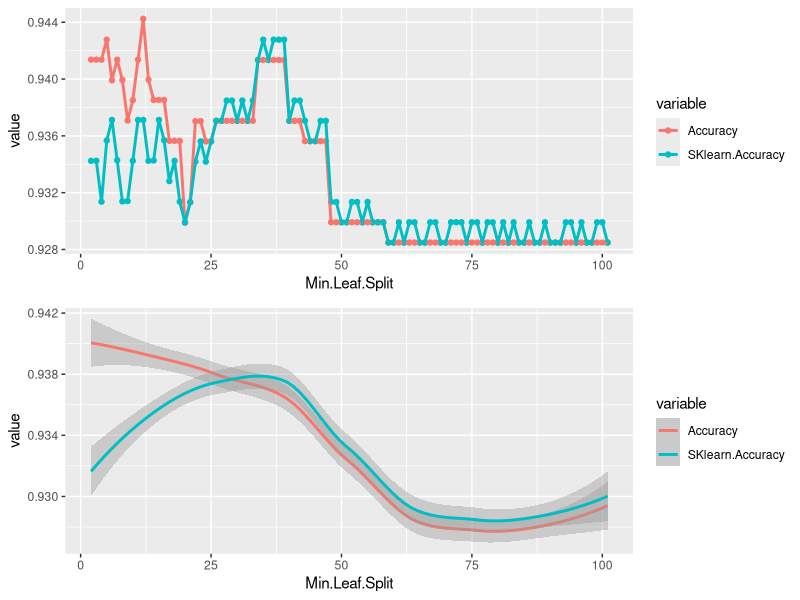
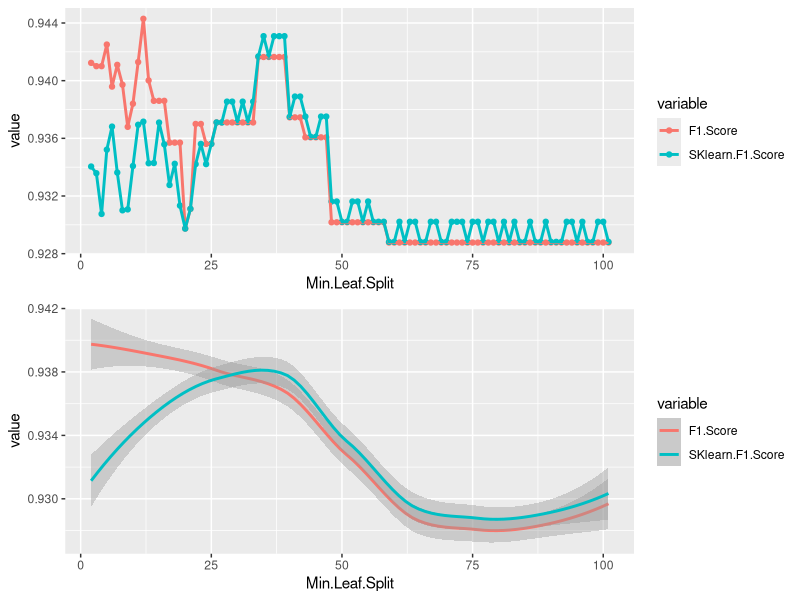
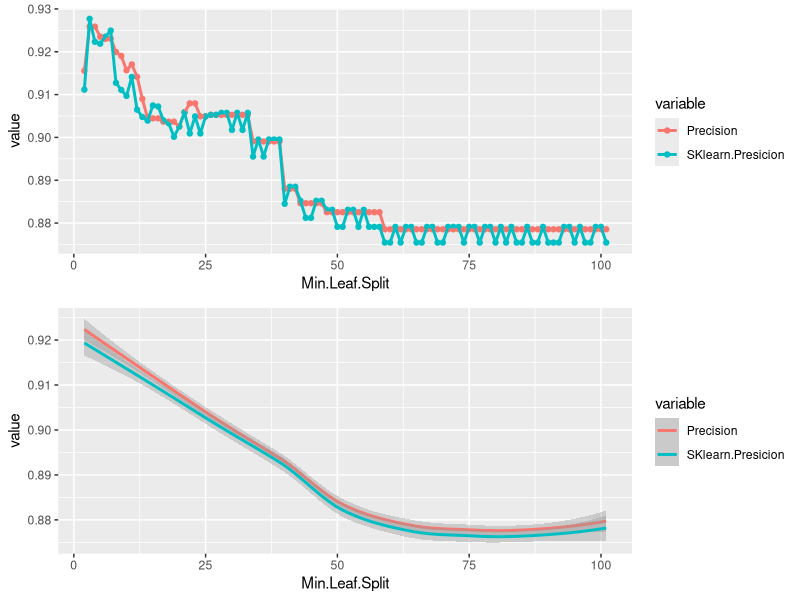
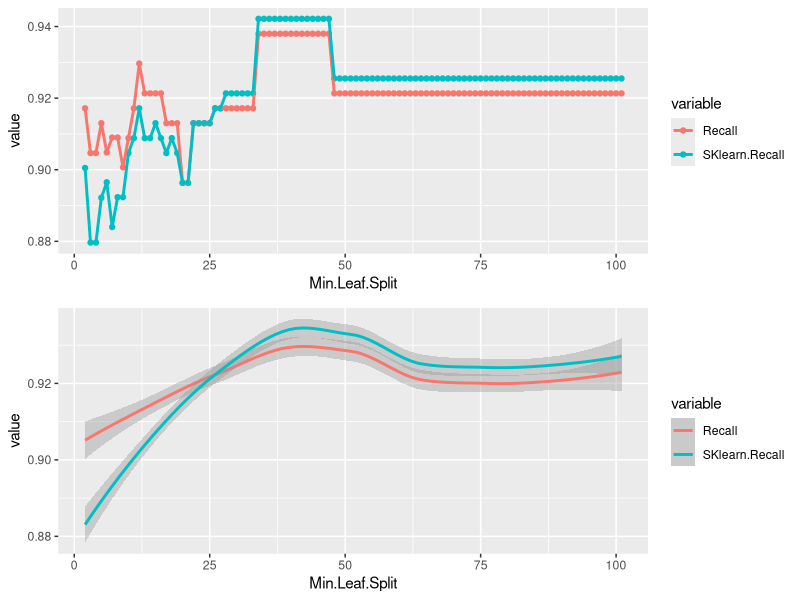
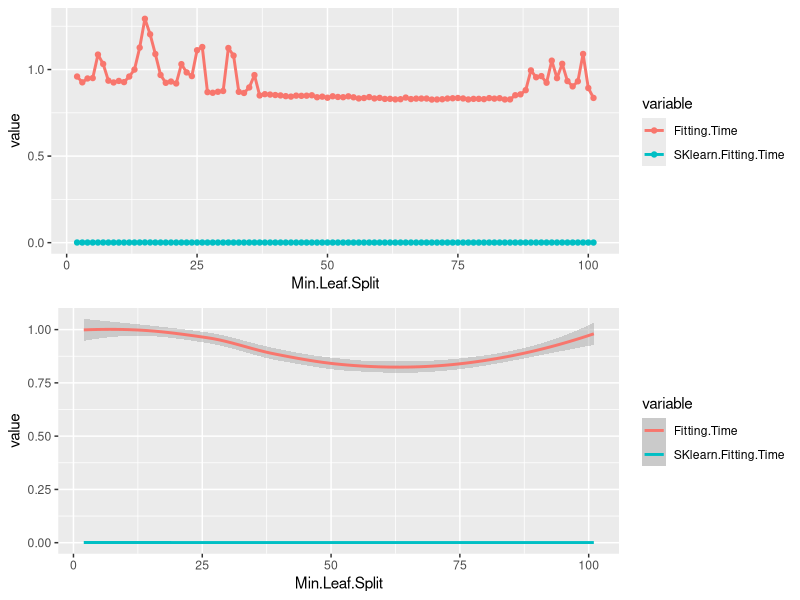
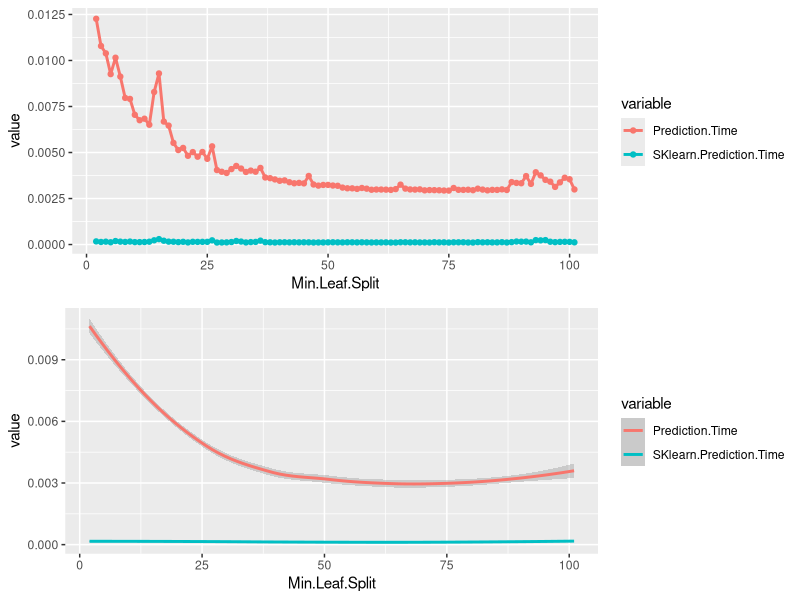
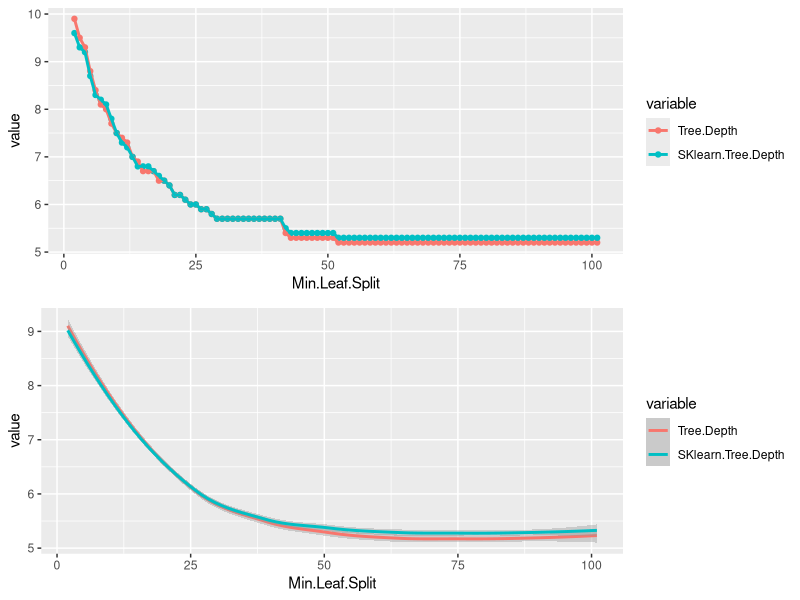
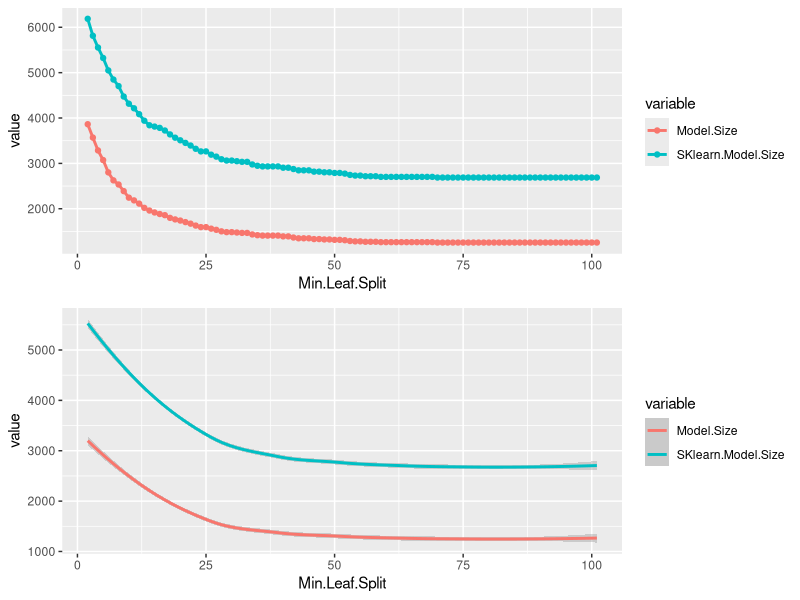

The R source for these figures, in order:
## ---- chunk 1
library(tidyverse)
library(gridExtra)
library(car)
## ---- chunk 2
Paired.t.test <- function(x1 , x2){
   diffs=x1-x2
   n=length(diffs)
   
   t=mean(diffs)/((sd(diffs)/sqrt(n))) # the t-statistic
   
   print('Mean difference:') 
   print(mean(diffs)) # the MLE
   
   print('t statistic:')
   print(t)
   
   p = pt(-abs(t) , n - 1, lower.tail = T) # calculating the area under the curve at the t percentile (at the left half)
   cat('The P-value obtained:', 2*p, '\n')
   return(2*p)
}
## ---- chunk 3
StatisticalEvaluations <- function(performance, level = 0.05){
  for (i in seq(2,17,2)){
    # making a new dataframe where one column identifies the name of the variable and another specifies the value of the variable
    # to be able to plot both lines in the same graph
    per_melted <- reshape2::melt(performance[c(1,i,i+1)], id.var='Min.Leaf.Split')
    # plot the two raw values 
    p1 <- ggplot(per_melted, aes(x=Min.Leaf.Split, y=value, col=variable)) +geom_point()+ geom_line(size = 1)
    # plot two regression lines
    p2 <- ggplot(per_melted, aes(x=Min.Leaf.Split, y=value, col=variable))+ geom_smooth(method="auto", se=TRUE, fullrange=FALSE,
                                                                                        level=1-level)
    grid.arrange(p1, p2, nrow=2) # Plotting the two plots in a grid with 2 rows and 1 column
    
    
    cat(names(performance)[i],'\n') # printing the name of the metric
    pval <- Paired.t.test(performance[,i],performance[,i+1]) # performing the t-test and getting the P-value
    cat("Are they significantly different at", level*100, "% level?", "\n")
    cat(pval < level, '\n\n')  # evaluating the p-value using the significance level
    }
  
}
## ---- chunk 4
per1 <- read.csv('DT-infogain0.0-best-gini-Results.csv')
per1 = per1[1:100,]
## ---- chunk 5
StatisticalEvaluations(per1 , level = 0.05)
## ---- chunk 6
per2 <- read.csv('DT-infogain0.0-random-gini-Results.csv')
## ---- chunk 7
StatisticalEvaluations(per2 , level = 0.05)
## ---- chunk 8
per3 <- read.csv('DT-infogain0.0-best-entropy-Results.csv')
per3 = per3[1:100,]
## ---- chunk 9
StatisticalEvaluations(per3 , level = 0.05)
## ---- chunk 10
per4 <- read.csv('DT-infogain0.0-random-entropy-Results.csv')
## ---- chunk 11
StatisticalEvaluations(per4 , level = 0.05)
